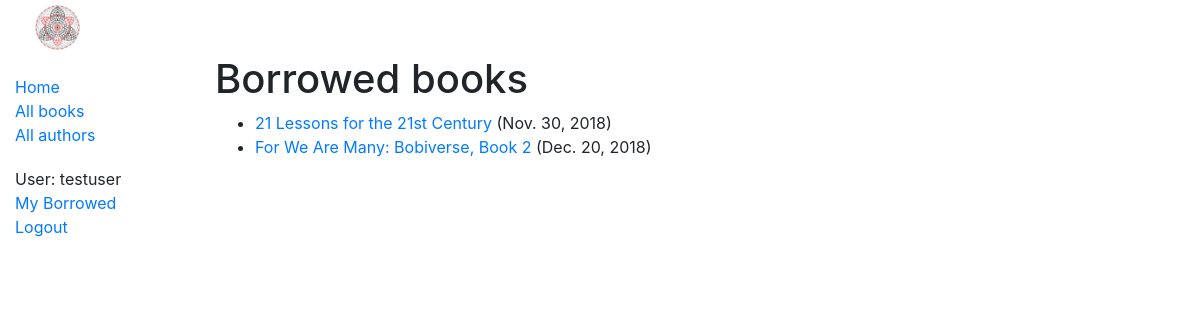
/catalog/mybooks/ (signed in), run on the app's committed database.
### catalog/models.py (models this page shows, shortened)
class BookInstance(models.Model):
    id = models.UUIDField(primary_key=True, default=uuid.uuid4, help_text="Unique ID for this particular book across whole library")
    book = models.ForeignKey('Book', on_delete=models.SET_NULL, null=True)
    imprint = models.CharField(max_length=200)
    due_back = models.DateField(null=True, blank=True)
    borrower = models.ForeignKey(User, on_delete=models.SET_NULL, null=True, blank=True)
    LOAN_STATUS = (
        ('m', 'Maintenance'),
        ('o', 'On loan'),
        ('a', 'Available'),
        ('r', 'Reserved'),
    )
    status = models.CharField(max_length=1, choices=LOAN_STATUS, blank=True, default='m', help_text='Book availability')
    class Meta:
        ordering = ["due_back"]
        permissions = (("can_mark_returned", "Set book as returned"),)
    @property
    def is_overdue(self):
        if self.due_back and date.today() > self.due_back:
            return True
        return False

class Book(models.Model):
    title = models.CharField(max_length=200)
    author = models.ForeignKey('Author', on_delete=models.SET_NULL, null=True)
    summary = models.TextField(max_length=1000, help_text="Enter a brief description of the book")
    isbn = models.CharField('ISBN',max_length=13, help_text='13 Character <a href="https://www.isbn-international.org/content/what-isbn">ISBN number</a>')
    genre = models.ManyToManyField(Genre, help_text="Select a genre for this book")
    def display_genre(self):
        """
        Creates a string for the Genre. This is required to display genre in Admin.
        """
        return ', '.join([ genre.name for genre in self.genre.all()[:3] ])
    display_genre.short_description = 'Genre'

### catalog/views.py (the view)
class LoanedBooksByUserListView(LoginRequiredMixin,generic.ListView):
    model = BookInstance
    template_name ='catalog/bookinstance_list_borrowed_user.html'
    paginate_by = 10
    def get_queryset(self):
        return BookInstance.objects.filter(borrower=self.request.user).filter(status__exact='o').order_by('due_back')

### catalog/templates/catalog/bookinstance_list_borrowed_user.html
{% extends "base_generic.html" %}
{% block content %}
    <h1>Borrowed books</h1>
    {% if bookinstance_list %}
    <ul>
      {% for bookinst in bookinstance_list %}
      <li class="{% if bookinst.is_overdue %}text-danger{% endif %}">
        <a href="{% url 'book-detail' bookinst.book.pk %}">{{bookinst.book.title}}</a> ({{ bookinst.due_back }})
      </li>
      {% endfor %}
    </ul>
    {% else %}
      <p>There are no books borrowed.</p>
    {% endif %}
{% endblock %}

### catalog/templates/base_generic.html (shortened to what this page needs)
<!DOCTYPE html>
<html lang="en">
<head>
  <link rel="stylesheet" href="https://stackpath.bootstrapcdn.com/bootstrap/4.1.3/css/bootstrap.min.css">
  {% load static %}
  <link rel="stylesheet" href="{% static 'css/styles.css' %}">
  <img src="{% static 'catalog/images/local_library_model_uml.png' %}" alt="UML diagram" style="width:55px;height:55px;margin-left:30px">
</head>
<body>
  <div class="container-fluid">
    <div class="row">
      <div class="col-sm-2">
      {% block sidebar %}
        <ul class="sidebar-nav">
          <li><a href="{% url 'index' %}">Home</a></li>
          <li><a href="{% url 'books' %}">All books</a></li>
          <li><a href="{% url 'authors' %}">All authors</a></li>
          {% if user.is_authenticated %}
          <li style="margin-top: 20px">User: {{ user.get_username }}</li>
          <li><a href="{% url 'my-borrowed' %}">My Borrowed</a></li>
          <li><a href="{% url 'logout'%}?next={{request.path}}">Logout</a></li>
        {% else %}
          <li><a href="{% url 'login'%}?next={{request.path}}">Login</a></li>
        {% endif %}
        </ul>
      {% endblock %}
      </div>
      <div class="col-sm-10 ">
      {% block content %}{% endblock %}
    </div>
  </div>
</body>
</html>

### catalog/static/css/styles.css (style rules this page uses)
.sidebar-nav { margin-top: 20px; padding: 0; list-style: none; }

### data on the page
BookInstance: book "21 Lessons for the 21st Century", due_back "Nov. 30, 2018"
BookInstance: book "For We Are Many: Bobiverse, Book 2", due_back "Dec. 20, 2018"

### other printed values
{{ user.get_username }} "testuser"
